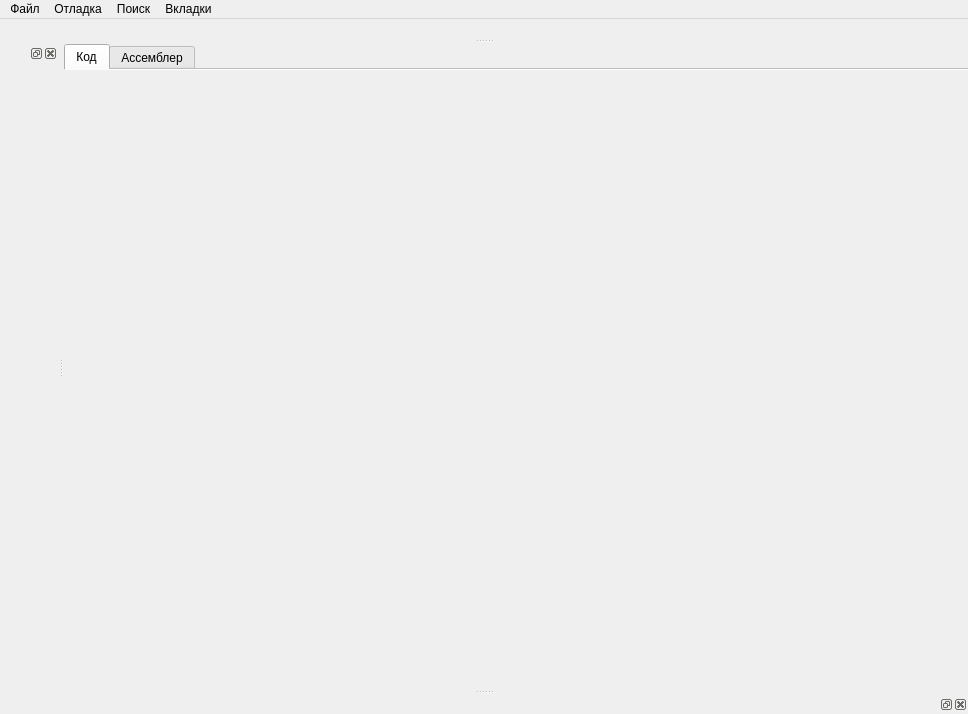
<?xml version="1.0" encoding="UTF-8"?>
<ui version="4.0">
 <class>MainWindow</class>
 <widget class="QMainWindow" name="MainWindow">
  <property name="geometry">
   <rect>
    <x>0</x>
    <y>0</y>
    <width>968</width>
    <height>714</height>
   </rect>
  </property>
  <property name="sizePolicy">
   <sizepolicy hsizetype="Preferred" vsizetype="Preferred">
    <horstretch>0</horstretch>
    <verstretch>0</verstretch>
   </sizepolicy>
  </property>
  <property name="sizeIncrement">
   <size>
    <width>0</width>
    <height>0</height>
   </size>
  </property>
  <property name="baseSize">
   <size>
    <width>0</width>
    <height>0</height>
   </size>
  </property>
  <property name="windowTitle">
   <string>MainWindow</string>
  </property>
  <widget class="QWidget" name="centralwidget">
   <property name="enabled">
    <bool>true</bool>
   </property>
   <property name="maximumSize">
    <size>
     <width>1920</width>
     <height>1080</height>
    </size>
   </property>
   <property name="sizeIncrement">
    <size>
     <width>100</width>
     <height>100</height>
    </size>
   </property>
   <property name="baseSize">
    <size>
     <width>791</width>
     <height>501</height>
    </size>
   </property>
   <layout class="QGridLayout" name="gridLayout">
    <property name="sizeConstraint">
     <enum>QLayout::SetNoConstraint</enum>
    </property>
    <property name="leftMargin">
     <number>0</number>
    </property>
    <property name="topMargin">
     <number>0</number>
    </property>
    <property name="rightMargin">
     <number>0</number>
    </property>
    <property name="bottomMargin">
     <number>0</number>
    </property>
    <item row="0" column="0">
     <widget class="QTabWidget" name="tabWidget">
      <property name="tabPosition">
       <enum>QTabWidget::North</enum>
      </property>
      <property name="tabShape">
       <enum>QTabWidget::Rounded</enum>
      </property>
      <property name="currentIndex">
       <number>0</number>
      </property>
      <property name="elideMode">
       <enum>Qt::ElideRight</enum>
      </property>
      <property name="documentMode">
       <bool>true</bool>
      </property>
      <property name="tabsClosable">
       <bool>false</bool>
      </property>
      <widget class="Code" name="code">
       <attribute name="title">
        <string>Код</string>
       </attribute>
      </widget>
      <widget class="Assembler" name="widget">
       <attribute name="title">
        <string>Ассемблер</string>
       </attribute>
      </widget>
     </widget>
    </item>
   </layout>
  </widget>
  <widget class="QMenuBar" name="menubar">
   <property name="geometry">
    <rect>
     <x>0</x>
     <y>0</y>
     <width>968</width>
     <height>24</height>
    </rect>
   </property>
   <widget class="QMenu" name="File">
    <property name="title">
     <string>Файл</string>
    </property>
    <addaction name="actionOpen"/>
    <addaction name="Create"/>
    <addaction name="Save"/>
    <addaction name="Save_as"/>
    <addaction name="Close"/>
   </widget>
   <widget class="QMenu" name="Debug_2">
    <property name="title">
     <string>Отладка</string>
    </property>
    <addaction name="Run_2"/>
    <addaction name="Build"/>
    <addaction name="actionDebug"/>
   </widget>
   <widget class="QMenu" name="menu_3">
    <property name="title">
     <string>Поиск</string>
    </property>
   </widget>
   <widget class="QMenu" name="menu">
    <property name="title">
     <string>Вкладки</string>
    </property>
    <addaction name="action"/>
    <addaction name="action_2"/>
    <addaction name="action_3"/>
   </widget>
   <addaction name="File"/>
   <addaction name="Debug_2"/>
   <addaction name="menu_3"/>
   <addaction name="menu"/>
  </widget>
  <widget class="Header" name="header_2">
   <property name="styleSheet">
    <string notr="true">#header_2{
background-color: white;
}</string>
   </property>
   <property name="floating">
    <bool>false</bool>
   </property>
   <property name="features">
    <set>QDockWidget::NoDockWidgetFeatures</set>
   </property>
   <attribute name="dockWidgetArea">
    <number>4</number>
   </attribute>
  </widget>
  <widget class="Registers" name="registers">
   <attribute name="dockWidgetArea">
    <number>8</number>
   </attribute>
  </widget>
  <widget class="MemoryView" name="memoryView">
   <property name="allowedAreas">
    <set>Qt::AllDockWidgetAreas</set>
   </property>
   <attribute name="dockWidgetArea">
    <number>1</number>
   </attribute>
  </widget>
  <action name="actionOpen">
   <property name="text">
    <string>Открыть</string>
   </property>
  </action>
  <action name="Create">
   <property name="text">
    <string>Создать</string>
   </property>
  </action>
  <action name="Save">
   <property name="text">
    <string>Сохранить</string>
   </property>
  </action>
  <action name="Save_as">
   <property name="text">
    <string>Сохранить как</string>
   </property>
  </action>
  <action name="Close">
   <property name="text">
    <string>Зыкрыть</string>
   </property>
  </action>
  <action name="Run_2">
   <property name="text">
    <string>Запуск</string>
   </property>
  </action>
  <action name="Build">
   <property name="text">
    <string>Сборка</string>
   </property>
  </action>
  <action name="actionDebug">
   <property name="text">
    <string>Проверка</string>
   </property>
  </action>
  <action name="action">
   <property name="checkable">
    <bool>true</bool>
   </property>
   <property name="checked">
    <bool>true</bool>
   </property>
   <property name="text">
    <string>Отладка</string>
   </property>
  </action>
  <action name="action_2">
   <property name="checkable">
    <bool>true</bool>
   </property>
   <property name="checked">
    <bool>true</bool>
   </property>
   <property name="text">
    <string>Регистры</string>
   </property>
  </action>
  <action name="action_3">
   <property name="checkable">
    <bool>true</bool>
   </property>
   <property name="checked">
    <bool>true</bool>
   </property>
   <property name="text">
    <string>Код</string>
   </property>
  </action>
 </widget>
 <customwidgets>
  <customwidget>
   <class>Registers</class>
   <extends>QDockWidget</extends>
   <header>reg</header>
   <container>1</container>
  </customwidget>
  <customwidget>
   <class>MemoryView</class>
   <extends>QDockWidget</extends>
   <header>mem_view</header>
   <container>1</container>
  </customwidget>
  <customwidget>
   <class>Code</class>
   <extends>QWidget</extends>
   <header>code</header>
   <container>1</container>
  </customwidget>
  <customwidget>
   <class>Header</class>
   <extends>QDockWidget</extends>
   <header>header</header>
   <container>1</container>
  </customwidget>
  <customwidget>
   <class>Assembler</class>
   <extends>QWidget</extends>
   <header>assembler</header>
   <container>1</container>
  </customwidget>
 </customwidgets>
 <resources>
  <include location="res.qrc"/>
 </resources>
 <connections>
  <connection>
   <sender>actionOpen</sender>
   <signal>triggered()</signal>
   <receiver>MainWindow</receiver>
   <slot>openFile()</slot>
   <hints>
    <hint type="sourcelabel">
     <x>-1</x>
     <y>-1</y>
    </hint>
    <hint type="destinationlabel">
     <x>483</x>
     <y>356</y>
    </hint>
   </hints>
  </connection>
 </connections>
 <slots>
  <slot>openFile()</slot>
 </slots>
</ui>
